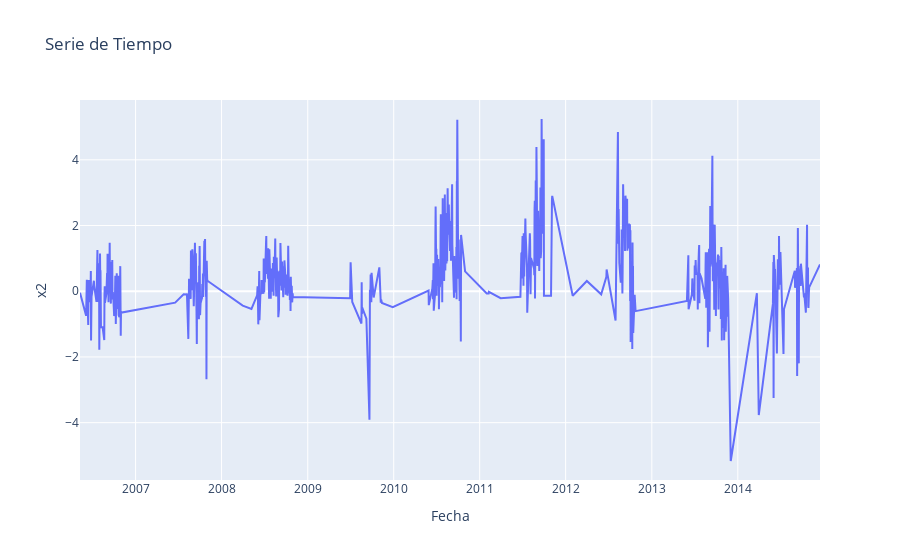

Notebook code for this chart:
### Code cell
import plotly.express as px

# Crear un gráfico de línea
fig = px.line(df_x2_1, x="Fecha", y="x2", title="Serie de Tiempo", category_orders={"Fecha": df_x2_1["Fecha"].unique()})
fig.show()

### Figure 1 — Plotly figure (JSON) as saved in the notebook; plotly's stock layout.template omitted (floating-point values rounded to 4 significant figures; data arrays with more than 128 entries replaced by an {"elided": "..."} marker saying what was removed)
{"data": [{"hovertemplate": "Fecha=%{x}<br>x2=%{y}<extra></extra>", "legendgroup": "", "line": {"color": "#636efa", "dash": "solid"}, "marker": {"symbol": "circle"}, "mode": "lines", "name": "", "orientation": "v", "showlegend": false, "type": "scatter", "x": {"elided": "764 str values"}, "xaxis": "x", "y": {"elided": "764 float values"}, "yaxis": "y"}], "layout": {"legend": {"tracegroupgap": 0}, "title": {"text": "Serie de Tiempo"}, "xaxis": {"anchor": "y", "categoryarray": {"elided": "764 str values"}, "categoryorder": "array", "domain": [0, 1], "title": {"text": "Fecha"}}, "yaxis": {"anchor": "x", "domain": [0, 1], "title": {"text": "x2"}}}}
